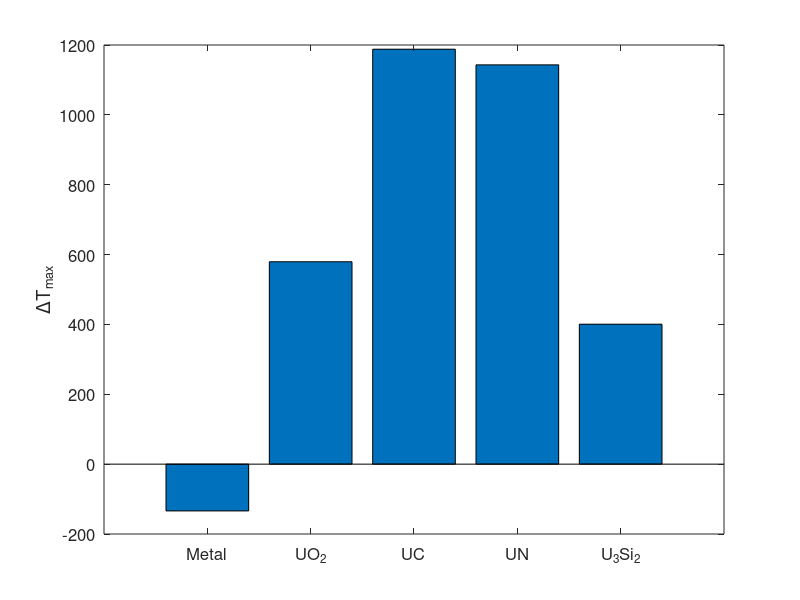

This figure's MATLAB source:
close all; clc; clear all;
rho_U= [19.04, 9.65, 12.97, 13.52, 11.31];%g U/cm3
Na = 0.6022e24; %atoms/mol
Ef = 3e-11; %J/s
crosssection = 5.5e-22; %cm2
flux = 2.8e13;
q = 0.035;
MU = 235*q + 238*(1-q); %g U/mol
NU = q*Na*rho_U/MU; %atoms/cm3;
Q = Ef*NU*flux*crosssection;
kf = [0.38, 0.03,  0.25, 0.2, 0.23];
Tmelt = [1132 2865 2850 2860 1665]+273;
Tlimit=Tmelt*0.7;

M=20;
Rf=0.5;
dr=Rf/M;
tc=0.065;
tg=30e-4;
kc=0.17;
hcool=2.5;
Tcool=600;
Tin=570;
Tco=Tcool+Q*Rf./(2*hcool);
Tci=Tco+Q*Rf*tc./(2*kc);
khe=16e-6*Tci.^0.79;
kxe=0.7e-6*Tci.^0.79;
y=0.1;
kgap=khe.^(1-y).*kxe.^y;
hgap=kgap/tg;
Ts=Tci+Q*Rf./(2*hgap);
To=Ts+Q*Rf^2./(4*kf);
dT = Tlimit - (To-Tcool+Tin);

figure;
bar(dT)
set(gca,'fontsize',12,'xticklabel',{'Metal','UO_2','UC','UN','U_3Si_2'})
ylabel('{\Delta}T_{max}')
